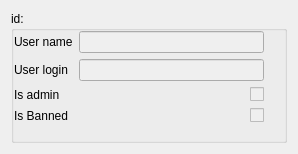
<?xml version="1.0" encoding="UTF-8"?>
<ui version="4.0">
 <class>UserWidget</class>
 <widget class="QWidget" name="UserWidget">
  <property name="geometry">
   <rect>
    <x>0</x>
    <y>0</y>
    <width>298</width>
    <height>154</height>
   </rect>
  </property>
  <property name="sizePolicy">
   <sizepolicy hsizetype="Expanding" vsizetype="Expanding">
    <horstretch>0</horstretch>
    <verstretch>0</verstretch>
   </sizepolicy>
  </property>
  <property name="windowTitle">
   <string>Form</string>
  </property>
  <layout class="QVBoxLayout" name="verticalLayout_3">
   <item>
    <widget class="QGroupBox" name="userWidgetId">
     <property name="sizePolicy">
      <sizepolicy hsizetype="Expanding" vsizetype="Expanding">
       <horstretch>0</horstretch>
       <verstretch>0</verstretch>
      </sizepolicy>
     </property>
     <property name="title">
      <string>id:</string>
     </property>
     <layout class="QVBoxLayout" name="verticalLayout_2">
      <property name="leftMargin">
       <number>0</number>
      </property>
      <property name="topMargin">
       <number>0</number>
      </property>
      <property name="rightMargin">
       <number>0</number>
      </property>
      <property name="bottomMargin">
       <number>0</number>
      </property>
      <item>
       <layout class="QVBoxLayout" name="verticalLayout">
        <item>
         <layout class="QFormLayout" name="formLayout">
          <property name="fieldGrowthPolicy">
           <enum>QFormLayout::ExpandingFieldsGrow</enum>
          </property>
          <property name="rowWrapPolicy">
           <enum>QFormLayout::WrapLongRows</enum>
          </property>
          <property name="leftMargin">
           <number>0</number>
          </property>
          <property name="rightMargin">
           <number>20</number>
          </property>
          <item row="0" column="0">
           <widget class="QLabel" name="wUserNameLeble">
            <property name="sizePolicy">
             <sizepolicy hsizetype="Expanding" vsizetype="Preferred">
              <horstretch>0</horstretch>
              <verstretch>0</verstretch>
             </sizepolicy>
            </property>
            <property name="text">
             <string>User name</string>
            </property>
           </widget>
          </item>
          <item row="0" column="1">
           <widget class="QLineEdit" name="wUserNameEdit">
            <property name="enabled">
             <bool>false</bool>
            </property>
           </widget>
          </item>
          <item row="1" column="0">
           <widget class="QLabel" name="wUserLoginLable">
            <property name="sizePolicy">
             <sizepolicy hsizetype="Expanding" vsizetype="Preferred">
              <horstretch>0</horstretch>
              <verstretch>0</verstretch>
             </sizepolicy>
            </property>
            <property name="text">
             <string>User login</string>
            </property>
           </widget>
          </item>
          <item row="1" column="1">
           <widget class="QLineEdit" name="wUserLoginEdit">
            <property name="enabled">
             <bool>false</bool>
            </property>
           </widget>
          </item>
          <item row="2" column="0">
           <widget class="QLabel" name="wUserIsAdminLable">
            <property name="sizePolicy">
             <sizepolicy hsizetype="Expanding" vsizetype="Preferred">
              <horstretch>0</horstretch>
              <verstretch>0</verstretch>
             </sizepolicy>
            </property>
            <property name="layoutDirection">
             <enum>Qt::LeftToRight</enum>
            </property>
            <property name="text">
             <string>Is admin</string>
            </property>
           </widget>
          </item>
          <item row="2" column="1">
           <widget class="QCheckBox" name="wuserIsAdmin">
            <property name="enabled">
             <bool>false</bool>
            </property>
            <property name="sizePolicy">
             <sizepolicy hsizetype="Expanding" vsizetype="Fixed">
              <horstretch>0</horstretch>
              <verstretch>0</verstretch>
             </sizepolicy>
            </property>
            <property name="minimumSize">
             <size>
              <width>20</width>
              <height>0</height>
             </size>
            </property>
            <property name="focusPolicy">
             <enum>Qt::TabFocus</enum>
            </property>
            <property name="contextMenuPolicy">
             <enum>Qt::DefaultContextMenu</enum>
            </property>
            <property name="layoutDirection">
             <enum>Qt::RightToLeft</enum>
            </property>
            <property name="text">
             <string/>
            </property>
            <property name="autoExclusive">
             <bool>false</bool>
            </property>
            <property name="tristate">
             <bool>false</bool>
            </property>
           </widget>
          </item>
          <item row="3" column="0">
           <widget class="QLabel" name="wUserIsBanndedLable">
            <property name="sizePolicy">
             <sizepolicy hsizetype="Expanding" vsizetype="Preferred">
              <horstretch>0</horstretch>
              <verstretch>0</verstretch>
             </sizepolicy>
            </property>
            <property name="text">
             <string>Is Banned</string>
            </property>
           </widget>
          </item>
          <item row="3" column="1">
           <widget class="QCheckBox" name="wUserIsBanned">
            <property name="enabled">
             <bool>false</bool>
            </property>
            <property name="sizePolicy">
             <sizepolicy hsizetype="Expanding" vsizetype="Fixed">
              <horstretch>0</horstretch>
              <verstretch>0</verstretch>
             </sizepolicy>
            </property>
            <property name="layoutDirection">
             <enum>Qt::RightToLeft</enum>
            </property>
            <property name="text">
             <string/>
            </property>
           </widget>
          </item>
         </layout>
        </item>
       </layout>
      </item>
     </layout>
    </widget>
   </item>
  </layout>
 </widget>
 <resources/>
 <connections/>
</ui>
